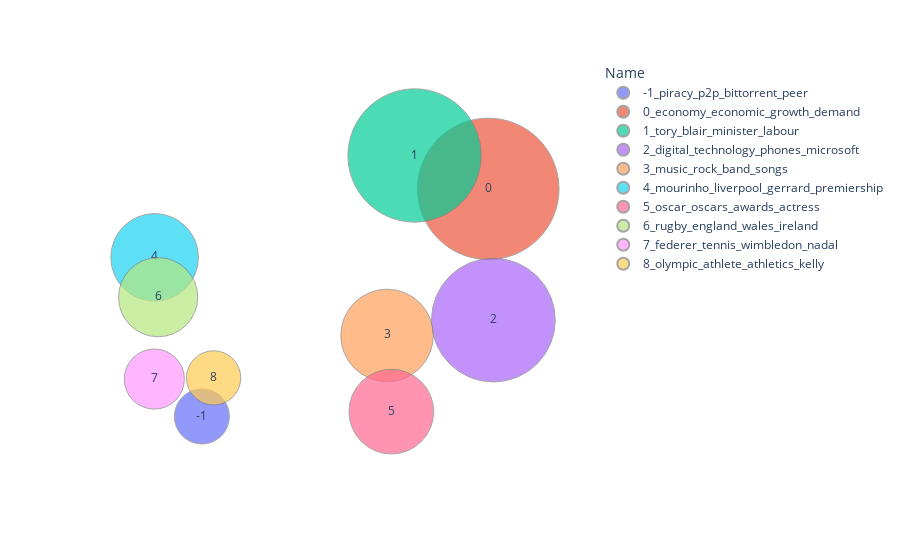

Notebook code cell kept with this figure:
### Code cell
# график иллюстрирует семантическую близость тем. Размер пузыря - количество текстов в нем. При наведении показывается дополнительная информация. Легенда раскрывает репрезентацию всех тем

topic_bubbles(topic_model=topic_model, projected_topics=projected_topics, texts=texts)

### Figure 1 — Plotly figure (JSON) as saved in the notebook; plotly's stock layout.template omitted (floating-point values rounded to 4 significant figures)
{"data": [{"customdata": [[-1, "piracy - p2p - bittorrent - peer - legal - files - technology - law - software - firms", 73]], "hovertemplate": "Name=-1_piracy_p2p_bittorrent_peer<br>Count=%{customdata[2]}<br>Topic=%{customdata[0]}<br>Top_n_words=%{customdata[1]}<extra></extra>", "legendgroup": "-1_piracy_p2p_bittorrent_peer", "marker": {"color": "#636efa", "line": {"color": "Gray", "width": 1}, "size": [73], "sizemode": "area", "sizeref": 0.0482, "symbol": "circle"}, "mode": "markers+text", "name": "-1_piracy_p2p_bittorrent_peer", "orientation": "v", "showlegend": true, "text": [-1], "type": "scatter", "x": [0.5014], "xaxis": "x", "y": [1.049], "yaxis": "y"}, {"customdata": [[0, "economy - economic - growth - demand - financial - firms - government - analysts - market - 2005", 482]], "hovertemplate": "Name=0_economy_economic_growth_demand<br>Count=%{customdata[2]}<br>Topic=%{customdata[0]}<br>Top_n_words=%{customdata[1]}<extra></extra>", "legendgroup": "0_economy_economic_growth_demand", "marker": {"color": "#EF553B", "line": {"color": "Gray", "width": 1}, "size": [482], "sizemode": "area", "sizeref": 0.0482, "symbol": "circle"}, "mode": "markers+text", "name": "0_economy_economic_growth_demand", "orientation": "v", "showlegend": true, "text": [0], "type": "scatter", "x": [11.24], "xaxis": "x", "y": [11.04], "yaxis": "y"}, {"customdata": [[1, "tory - blair - minister - labour - tories - election - mps - brown - chancellor - secretary", 428]], "hovertemplate": "Name=1_tory_blair_minister_labour<br>Count=%{customdata[2]}<br>Topic=%{customdata[0]}<br>Top_n_words=%{customdata[1]}<extra></extra>", "legendgroup": "1_tory_blair_minister_labour", "marker": {"color": "#00cc96", "line": {"color": "Gray", "width": 1}, "size": [428], "sizemode": "area", "sizeref": 0.0482, "symbol": "circle"}, "mode": "markers+text", "name": "1_tory_blair_minister_labour", "orientation": "v", "showlegend": true, "text": [1], "type": "scatter", "x": [8.475], "xaxis": "x", "y": [12.51], "yaxis": "y"}, {"customdata": [[2, "digital - technology - phones - microsoft - computer - mobile - internet - phone - broadband - security", 369]], "hovertemplate": "Name=2_digital_technology_phones_microsoft<br>Count=%{customdata[2]}<br>Topic=%{customdata[0]}<br>Top_n_words=%{customdata[1]}<extra></extra>", "legendgroup": "2_digital_technology_phones_microsoft", "marker": {"color": "#ab63fa", "line": {"color": "Gray", "width": 1}, "size": [369], "sizemode": "area", "sizeref": 0.0482, "symbol": "circle"}, "mode": "markers+text", "name": "2_digital_technology_phones_microsoft", "orientation": "v", "showlegend": true, "text": [2], "type": "scatter", "x": [11.43], "xaxis": "x", "y": [5.281], "yaxis": "y"}, {"customdata": [[3, "music - rock - band - songs - artists - album - tour - awards - singer - song", 206]], "hovertemplate": "Name=3_music_rock_band_songs<br>Count=%{customdata[2]}<br>Topic=%{customdata[0]}<br>Top_n_words=%{customdata[1]}<extra></extra>", "legendgroup": "3_music_rock_band_songs", "marker": {"color": "#FFA15A", "line": {"color": "Gray", "width": 1}, "size": [206], "sizemode": "area", "sizeref": 0.0482, "symbol": "circle"}, "mode": "markers+text", "name": "3_music_rock_band_songs", "orientation": "v", "showlegend": true, "text": [3], "type": "scatter", "x": [7.443], "xaxis": "x", "y": [4.606], "yaxis": "y"}, {"customdata": [[4, "mourinho - liverpool - gerrard - premiership - chelsea - arsenal - manchester - united - striker - ferguson", 185]], "hovertemplate": "Name=4_mourinho_liverpool_gerrard_premiership<br>Count=%{customdata[2]}<br>Topic=%{customdata[0]}<br>Top_n_words=%{customdata[1]}<extra></extra>", "legendgroup": "4_mourinho_liverpool_gerrard_premiership", "marker": {"color": "#19d3f3", "line": {"color": "Gray", "width": 1}, "size": [185], "sizemode": "area", "sizeref": 0.0482, "symbol": "circle"}, "mode": "markers+text", "name": "4_mourinho_liverpool_gerrard_premiership", "orientation": "v", "showlegend": true, "text": [4], "type": "scatter", "x": [-1.269], "xaxis": "x", "y": [8.033], "yaxis": "y"}, {"customdata": [[5, "oscar - oscars - awards - actress - nominations - nominated - hollywood - actor - films - film", 173]], "hovertemplate": "Name=5_oscar_oscars_awards_actress<br>Count=%{customdata[2]}<br>Topic=%{customdata[0]}<br>Top_n_words=%{customdata[1]}<extra></extra>", "legendgroup": "5_oscar_oscars_awards_actress", "marker": {"color": "#FF6692", "line": {"color": "Gray", "width": 1}, "size": [173], "sizemode": "area", "sizeref": 0.0482, "symbol": "circle"}, "mode": "markers+text", "name": "5_oscar_oscars_awards_actress", "orientation": "v", "showlegend": true, "text": [5], "type": "scatter", "x": [7.604], "xaxis": "x", "y": [1.262], "yaxis": "y"}, {"customdata": [[6, "rugby - england - wales - ireland - irish - robinson - penalty - scotland - zealand - injury", 151]], "hovertemplate": "Name=6_rugby_england_wales_ireland<br>Count=%{customdata[2]}<br>Topic=%{customdata[0]}<br>Top_n_words=%{customdata[1]}<extra></extra>", "legendgroup": "6_rugby_england_wales_ireland", "marker": {"color": "#B6E880", "line": {"color": "Gray", "width": 1}, "size": [151], "sizemode": "area", "sizeref": 0.0482, "symbol": "circle"}, "mode": "markers+text", "name": "6_rugby_england_wales_ireland", "orientation": "v", "showlegend": true, "text": [6], "type": "scatter", "x": [-1.138], "xaxis": "x", "y": [6.287], "yaxis": "y"}, {"customdata": [[7, "federer - tennis - wimbledon - nadal - mirza - hewitt - tournament - roddick - safin - doubles", 87]], "hovertemplate": "Name=7_federer_tennis_wimbledon_nadal<br>Count=%{customdata[2]}<br>Topic=%{customdata[0]}<br>Top_n_words=%{customdata[1]}<extra></extra>", "legendgroup": "7_federer_tennis_wimbledon_nadal", "marker": {"color": "#FF97FF", "line": {"color": "Gray", "width": 1}, "size": [87], "sizemode": "area", "sizeref": 0.0482, "symbol": "circle"}, "mode": "markers+text", "name": "7_federer_tennis_wimbledon_nadal", "orientation": "v", "showlegend": true, "text": [7], "type": "scatter", "x": [-1.281], "xaxis": "x", "y": [2.692], "yaxis": "y"}, {"customdata": [[8, "olympic - athlete - athletics - kelly - marathon - holmes - running - medal - championships - record", 71]], "hovertemplate": "Name=8_olympic_athlete_athletics_kelly<br>Count=%{customdata[2]}<br>Topic=%{customdata[0]}<br>Top_n_words=%{customdata[1]}<extra></extra>", "legendgroup": "8_olympic_athlete_athletics_kelly", "marker": {"color": "#FECB52", "line": {"color": "Gray", "width": 1}, "size": [71], "sizemode": "area", "sizeref": 0.0482, "symbol": "circle"}, "mode": "markers+text", "name": "8_olympic_athlete_athletics_kelly", "orientation": "v", "showlegend": true, "text": [8], "type": "scatter", "x": [0.9421], "xaxis": "x", "y": [2.743], "yaxis": "y"}], "layout": {"legend": {"itemsizing": "constant", "title": {"text": "Name"}, "tracegroupgap": 0}, "margin": {"t": 60}, "xaxis": {"anchor": "y", "domain": [0, 1], "title": {"text": "x"}, "visible": false}, "yaxis": {"anchor": "x", "domain": [0, 1], "title": {"text": "y"}, "visible": false}}}
